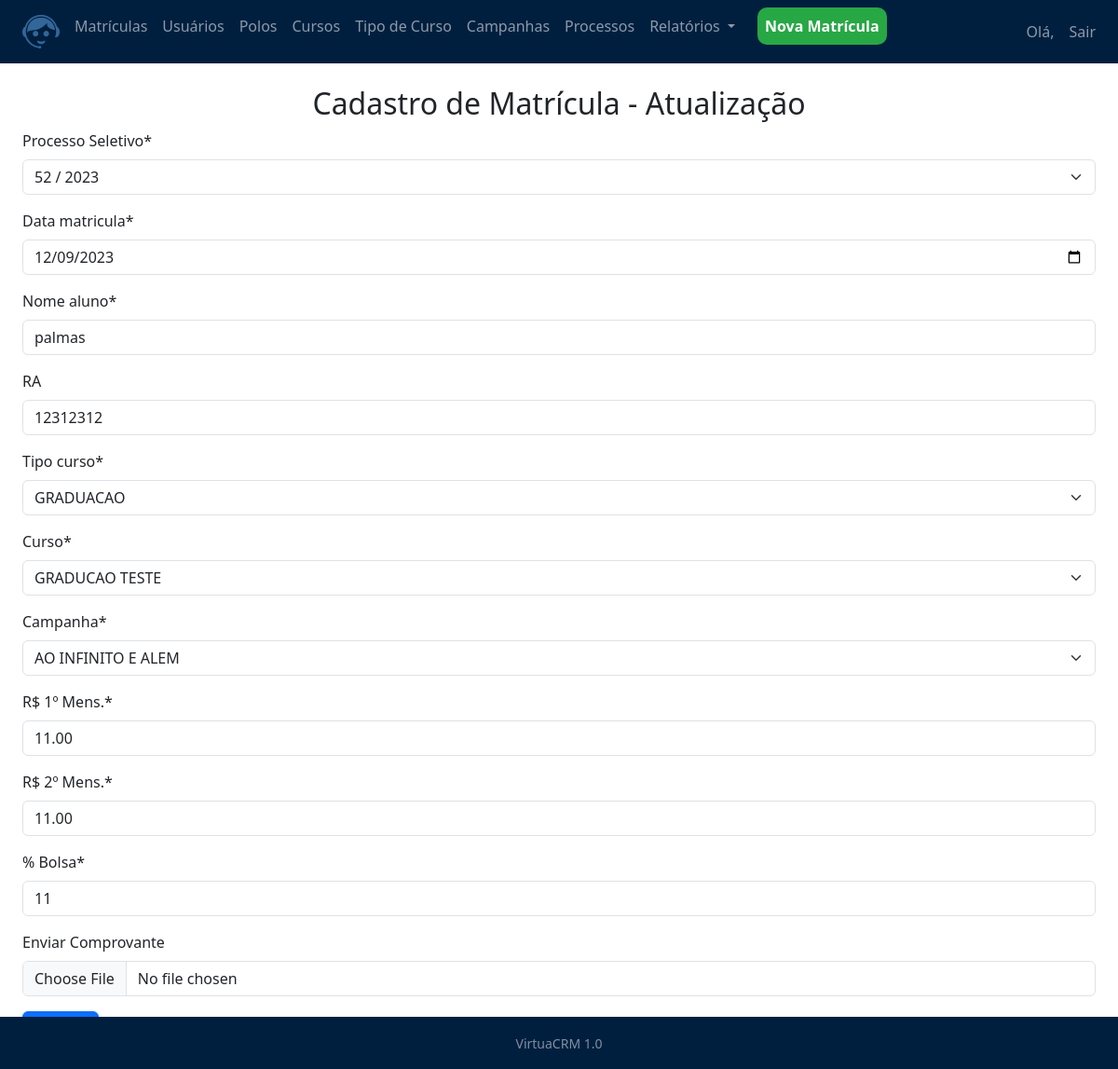
Screenshot of /matriculas/23/ (signed in) with the database file from the repository.
### matriculas/models.py (models this page shows, shortened)
class Matriculas(models.Model):
    id = models.AutoField(primary_key=True)
    data_matricula = models.DateTimeField()
    nome_aluno = models.CharField(max_length=200)
    numero_ra = models.CharField(max_length=12)
    tipo_curso = models.ForeignKey(tipo_curso, on_delete=models.CASCADE, null=True)
    curso = models.ForeignKey(cad_cursos, on_delete=models.CASCADE)
    campanha = models.ForeignKey(cad_campanhas, on_delete=models.CASCADE)
    valor_mensalidade = models.DecimalField(max_digits=6, decimal_places=2)
    desconto_polo = models.DecimalField(max_digits=6, decimal_places=2)
    desconto_total = models.IntegerField(blank=False)
    pontos_trocados = models.IntegerField(blank=True, null=True)
    create_date = models.DateTimeField(auto_now_add=True)
    update_date = models.DateTimeField(auto_now=True)
    comprovante = models.ImageField(upload_to='comprovantes/', blank=True, null=True)
    active = models.BooleanField(default=True)
    usuario = models.ForeignKey(User, on_delete=models.PROTECT,related_name='matriculas')
    processo_sel = models.ForeignKey(cad_processo, on_delete=models.CASCADE)
    arquivos = models.FileField(upload_to='arquivos_matricula/', blank=True, null=True)
    class Meta:
        db_table = 'matricula'

### matriculas/views.py (the view, shortened to what this page needs)
# urls.py: path('<int:id>/', MatriculasUpdateView.as_view(), name='matriculas_update'),
class MatriculasUpdateView(LoginRequiredMixin, UpdateView):
    template_name = 'matriculas/matriculas_update.html'
    form_class = MatriculasForm
    def get_object(self):
        id = self.kwargs.get('id')
        return get_object_or_404(Matriculas, id=id)
    def get_form(self, **kwargs):
        form = super().get_form(**kwargs)
        matricula = self.get_object()
        form.fields['tipo_curso'].initial = matricula.tipo_curso.id if matricula.tipo_curso else None
        form.fields['curso'].initial = matricula.curso.id if matricula.curso else None
        return form

### matriculas/forms.py (called while the page is built)
    def label_from_instance(self, obj):
        return f"{obj.numero_processo} / {obj.ano_processo}"

### matriculas/models.py (called while the page is built)
    def __str__(self):
        return self.nome

    def __str__(self):
        return self.nome

    def __str__(self):
        return self.nome

### matriculas/templates/matriculas/matriculas_update.html (shortened to what this page needs)
{% extends 'model-page.html' %}
{% load crispy_forms_tags %}
{% block content %}
<div class="text-center">
    <h2> Cadastro de Matrícula - Atualização</h2>
</div>
<div>
    <form method="POST" enctype="multipart/form-data">
        {{ form|crispy }}
        <button type="submit" class="btn btn-primary">SALVAR</button>
    </form>
</div>
{% endblock %}

### core/templates/model-page.html (style rules this page uses)
html, body { height: 100%; }

### rows the page displays
Matriculas: processo_sel "52 / 2023", data_matricula "12/09/2023", nome_aluno "palmas", numero_ra "12312312", tipo_curso "GRADUACAO", curso "GRADUCAO TESTE", campanha "AO INFINITO E ALEM", valor_mensalidade "11.00", desconto_polo "11.00", desconto_total "11"
